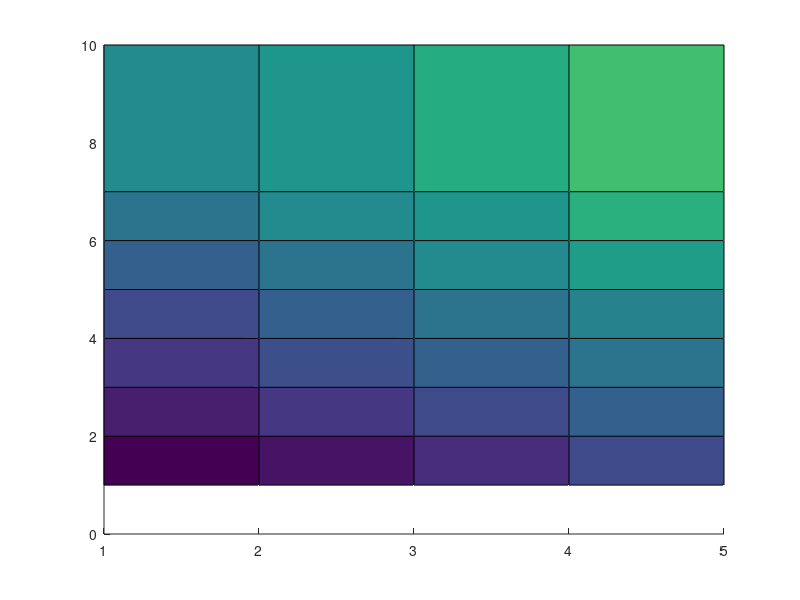

Reproduce this figure in MATLAB. (Note: this script raises an error after producing the figure.)
% na =      1    2    3    4    5
times = [33.6 36.8 41.6 46.4 51.2; % nb = 1
         38.4 43.2 46.4 51.2 56.0; % nb = 2
         43.2 48.0 51.2 56.0 60.8; % nb = 3
         46.4 51.2 56.0 59.2 64.0; % nb = 4
         51.2 56.0 60.8 65.6 70.4; % nb = 5
         56.0 60.8 64.0 70.4 73.6; % nb = 6
         60.8 64.0 68.8 73.6 78.4; % nb = 7
%        nan  nan  nan  nan  nan ; % nb = 8
%        nan  nan  nan  nan  nan ; % nb = 9
         73.6 78.4 81.6 88.0 91.2];% nb = 10
     
na = 1:5;
nb = [1:7,10];

[NA,NB]=meshgrid(na,nb);
surface(NA,NB,times);
csvwrite('../LaTeX/DUNNO_Pomiar_czasu_algorytmow_regulacji/dane/gpc2x2time.csv',[NA, NB, times]);